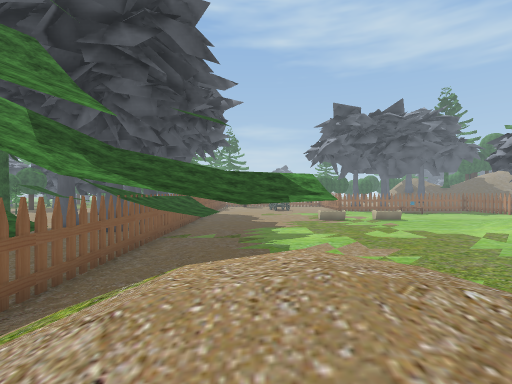
[1] (above)

20 first-person views from a walk through a scene from a Unity 3-D project. The camera is 1.5 m above the floor, looks level and sees 85° across. The floor is counted in squares, 2 m on a side. Each view is taken from the middle of a square. On the plan, view 1 faces up. The plan holds only what a view shows up to about 10 squares ahead; the rest is blank. The place goes on beyond the plan. Some trees and plants on the terrain are drawn as simple stand-ins. The player character is not drawn. Some surface patterns are stand-ins.

[2]
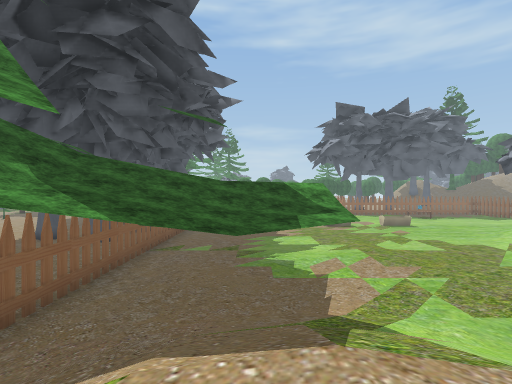

[3]
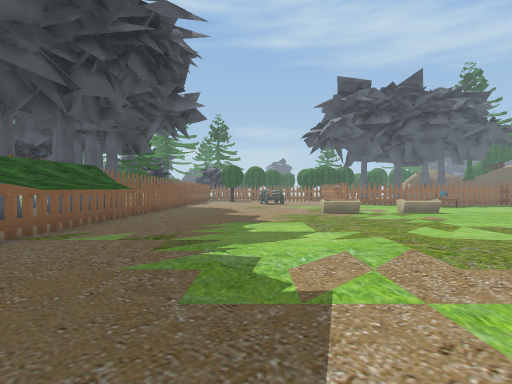

[4]
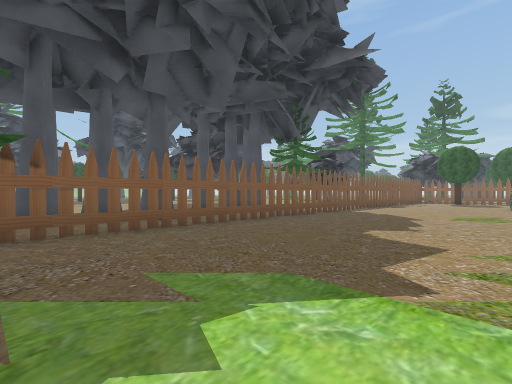

[5]
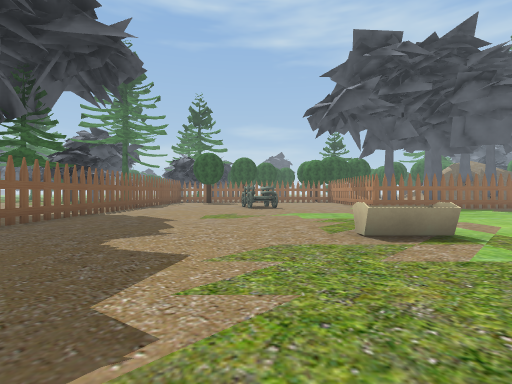

[6]
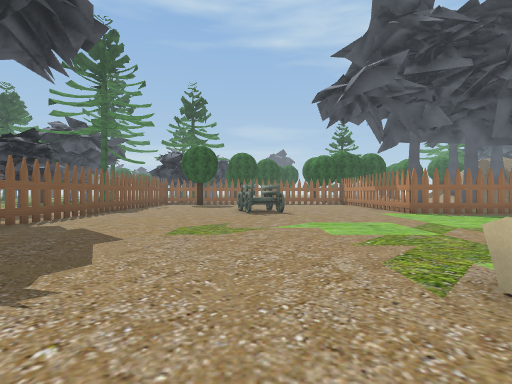

[7]
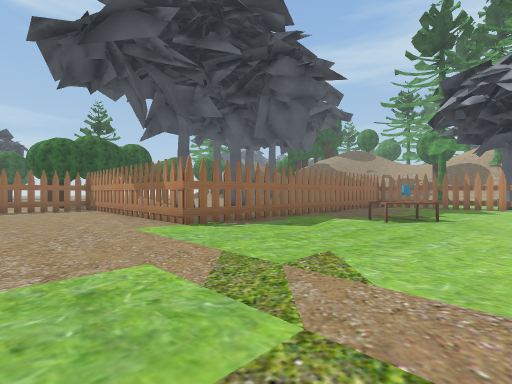

[8]
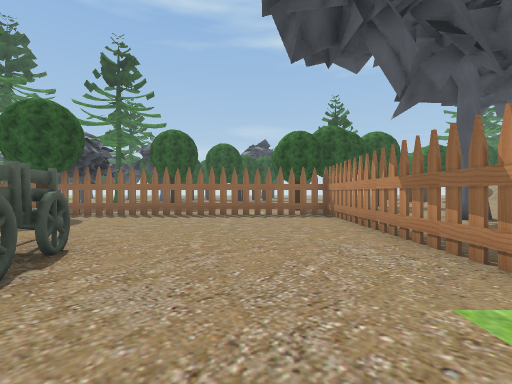

[9]
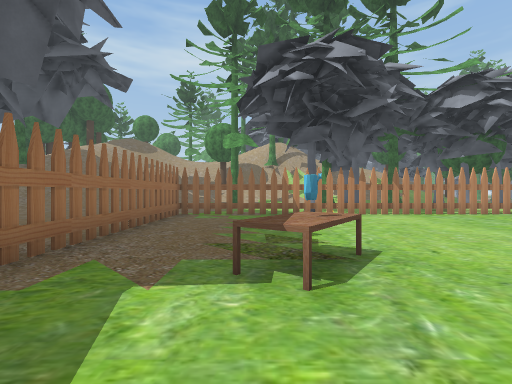

[10]
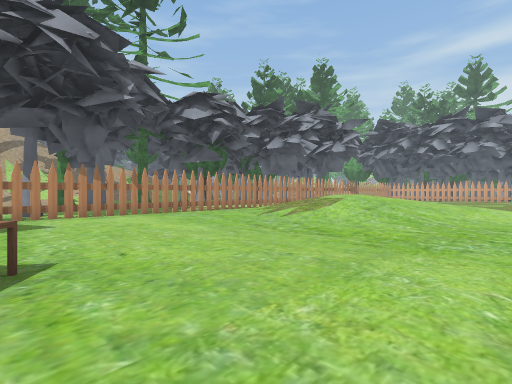

[11]
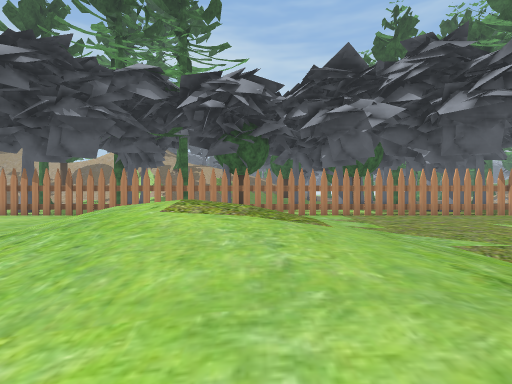

[12]
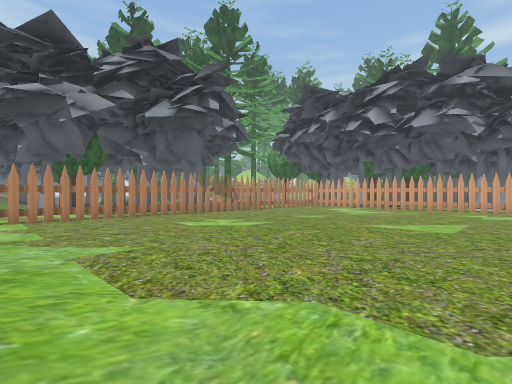

[13]
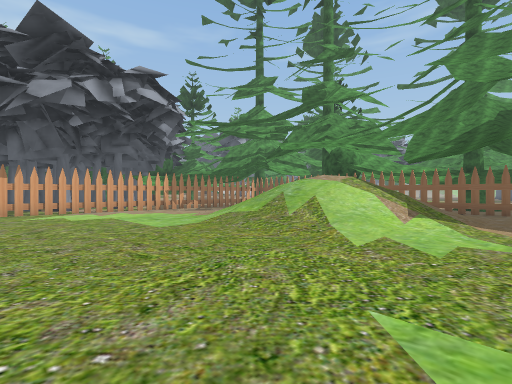

[14]
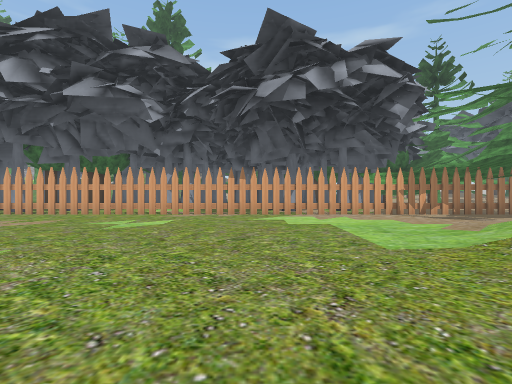

[15]
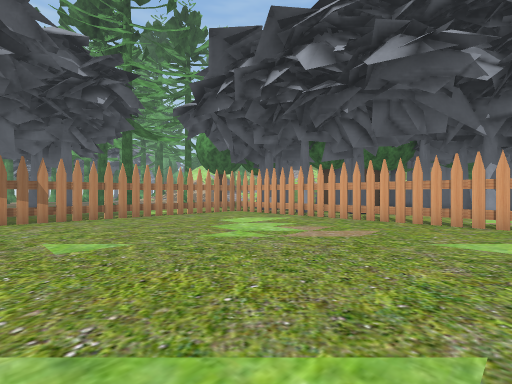

[16]
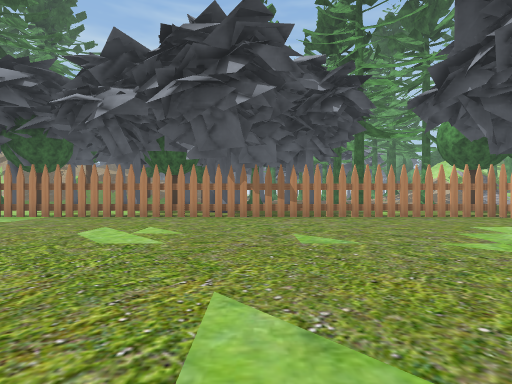

[17]
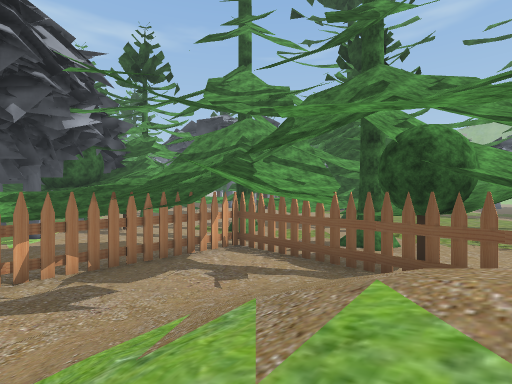

[18]
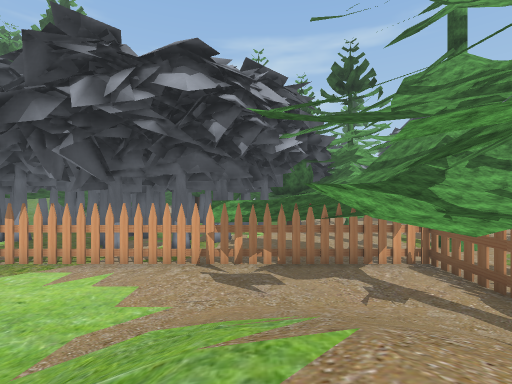

[19]
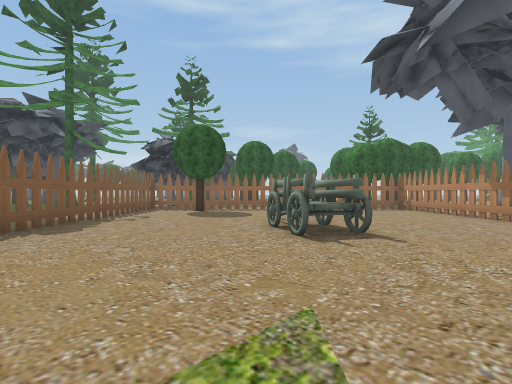

[20]
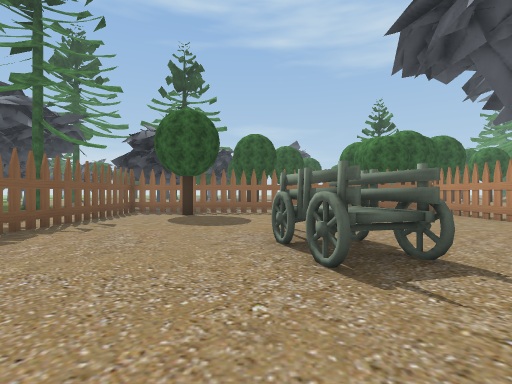

### Floor plan
Key: @ floor where view 1 was taken; # wall or solid block; . main floor; : floor 1.25 m higher than the main floor; + floor 2.25 m higher than the main floor; / step, stairs or slope; ^ raised ledge; T pine tree; F fence; P planter; A table; R tree; O other object.
Columns run from 6 left of view 1 to 20 right of it. Each row starts with its distance up from view 1.
 32   #OOFFFFFFF#F
 31   F..R.......F
 30   F...........
 29   F..........F
 28   F...........
 27   F.....O....F
 26   F....OO....F....
 25 ###.....OO....FFFFFFF#FFF
 24   F.....................F
 23   #......................
 22   F..............AA.....F#
 21   #...............AA...  #
 20   F.....................F##
 19   #......................#
 18   F.....................F#
 17   #.......PP.^ ..........#
 16   F..........  .........F#
 15  #F...............////...
 14 ###..............////// F
 13 # F.............//////   #
 12 ###.............///:/   F#
 11  TF............//////   F#
 10  T#............/////     .
  9   F............///////..F#
  8   #........... ..........#
  7   F........... .........F#
  6   #......................#
  5  TF../////..............F#
  4  TF.///////..............#
  3   F////////.............F#
  2   O //++///..............#
  1   #  /++///.............F#
  0   F  /@////...............
 -1  ##///////..............F.
 -2 # F./////...............F#
 -3 ###......................#
 -4    .....................F#
 -5   FF.F.F.FF.F.F.F.F.F.F.F#
 -6       TT
 -7        TT####       ##
 -8             ##

Where each view was taken, in squares from view 1:
view 1: 0 up, 0 right, facing up
view 2: 1 up, 0 right, facing up
view 3: 5 up, 1 right, facing up
view 4: 11 up, 2 right, facing up-left
view 5: 12 up, 2 right, facing up
view 6: 15 up, 2 right, facing up
view 7: 19 up, 4 right, facing up-right
view 8: 23 up, 5 right, facing up
view 9: 22 up, 9 right, facing right
view 10: 21 up, 9 right, facing down-right
view 11: 11 up, 9 right, facing right
view 12: 9 up, 9 right, facing down-right
view 13: 6 up, 8 right, facing down-left
view 14: 4 up, 7 right, facing down
view 15: 2 up, 10 right, facing down-right
view 16: 2 up, 10 right, facing right
view 17: 1 up, 2 right, facing down-left
view 18: 2 up, 1 right, facing down
view 19: 20 up, 1 right, facing up
view 20: 22 up, 1 right, facing up
